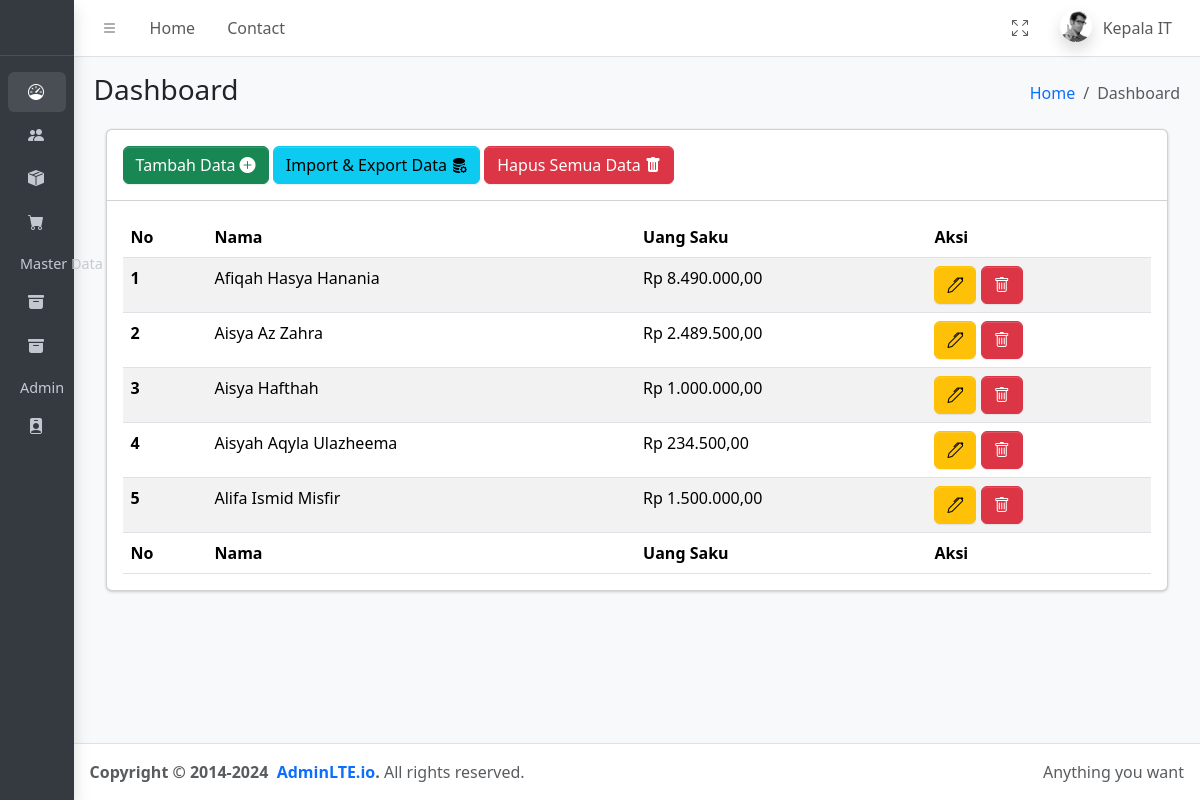
/index.php?page=uang-saku (signed in), run on the app's committed database.
### tables this page shows
CREATE TABLE `users` (
  `id` int(11) NOT NULL,
  `nama` varchar(100) NOT NULL,
  `jenis_kelamin` enum('L','P') NOT NULL,
  `username` varchar(50) NOT NULL,
  `password` varchar(255) NOT NULL,
  `role_id` int(11) NOT NULL
);

CREATE TABLE `uang_saku` (
  `id` int(11) NOT NULL,
  `siswa_id` int(11) NOT NULL,
  `saldo` float NOT NULL
);

CREATE TABLE `siswa` (
  `id` int(20) NOT NULL,
  `kode` varchar(50) NOT NULL,
  `nis` int(11) NOT NULL,
  `nama` varchar(60) NOT NULL,
  `alamat` text DEFAULT NULL,
  `jenis_kelamin` enum('L','P') NOT NULL,
  `jenjang_id` int(11) NOT NULL,
  `kelas_id` int(11) NOT NULL,
  `status_id` int(11) NOT NULL,
  `foto` text DEFAULT NULL
);

### config/function.php (called while the page is built, shortened)
<?php
    function rupiah($angka) {
        $hasil = 'Rp ' . number_format($angka, 2, ",", ".");
        return $hasil;
    }
?>

### pages/keuangan/uangSaku/read.php (the view, shortened to what this page needs)
<section class="content">
    <div class="container-fluid">
      <div class="row">
        <div class="col-12">
          <div class="card">
            <div class="card-header">
              <a href="?page=tambah-uang-saku" class="btn btn-success">Tambah Data <i class="bi bi-plus-circle-fill"></i></a>
              <a href="?page=import-uang-saku" class="btn btn-info">Import & Export Data <i class="bi bi-database-fill-gear"></i></a>
              <a href="#" onclick="confirmDelete('?page=hapus-semua-uang-saku')" class="btn btn-danger">Hapus Semua Data <i class="bi bi-trash-fill"></i></a>
            </div>
            <div class="card-body">
              <table id="myTable" class="display table table-striped">
                <thead>
                  <tr>
                    <th>No</th>
                    <th>Nama</th>
                    <th>Uang Saku</th>
                    <th>Aksi</th>
                  </tr>
                </thead>
                <tbody>
                  <?php
                    $database = new Database();
                    $db = $database->getConnection();
                    $selectSql = "SELECT US.*, S.nama FROM uang_saku US LEFT JOIN siswa S ON US.siswa_id=S.id";
                    $stmt = $db->prepare($selectSql);
                    $stmt->execute();
                    $no = 1;
                    while ($row = $stmt->fetch(PDO::FETCH_ASSOC)){
                  ?>
                  <tr>
                    <th scope="row"><?php echo $no++ ?></th>
                    <td><?php echo $row['nama'] ?></td>
                    <td><?php echo rupiah($row['saldo']) ?></td>
                    <td>
                      <a href="?page=edit-uang-saku&id=<?php echo $row['id']?>" class="btn btn-warning"><i class="bi bi-pen"></i></a>
                      <a href="#" onclick="confirmDelete('?page=hapus-uang-saku&id=<?php echo $row['id']?>')" class="btn btn-danger"><i class="bi bi-trash"></i></a>
                    </td>
                  </tr>
                  <?php } ?>
                </tbody>
                <tfoot>
                  <tr>
                    <th>No</th>
                    <th>Nama</th>
                    <th>Uang Saku</th>
                    <th>Aksi</th>
                  </tr>
                </tfoot>
              </table>
            </div>
          </div>
        </div>
      </div>
    </div>
  </section>

### index.php (shortened to what this page needs)
<?php
include 'config/function.php';
$database = new Database();
$db = $database->getConnection();
$user_id = $_SESSION['user_id'];
$userSQL = "SELECT u.*, r.role FROM users u JOIN role r ON u.role_id = r.id WHERE u.id = :user_id";
$stmt = $db->prepare($userSQL);
$stmt->bindParam(':user_id', $user_id);
$stmt->execute();
$users = $stmt->fetch(PDO::FETCH_ASSOC);
$username = htmlspecialchars($users['nama']);
$role = htmlspecialchars($users['role']);
?>
<!DOCTYPE html>
<html lang="en">
<head>
    <link rel="stylesheet" href="https://cdn.jsdelivr.net/npm/@fontsource/source-sans-3@5.0.12/index.css">
    <link rel="stylesheet" href="https://cdn.jsdelivr.net/npm/overlayscrollbars@2.3.0/styles/overlayscrollbars.min.css">
    <link rel="stylesheet" href="https://cdn.jsdelivr.net/npm/bootstrap-icons@1.11.0/font/bootstrap-icons.min.css">
    <link rel="stylesheet" href="assets/dist/css/adminlte.css">
    <link rel="stylesheet" href="https://cdn.jsdelivr.net/npm/apexcharts@3.37.1/dist/apexcharts.css">
    <link rel="stylesheet" href="https://cdn.jsdelivr.net/npm/jsvectormap@1.5.3/dist/css/jsvectormap.min.css">
    <link rel="stylesheet" href="https://cdn.datatables.net/2.1.3/css/dataTables.bootstrap5.css">
    <link rel="stylesheet" href="assets/css/style.css">
</head>
<body class="layout-fixed sidebar-expand-lg sidebar-mini sidebar-collapse bg-body-tertiary">
    <div class="app-wrapper">
        <?php include 'partials/navbar.php'; ?>
        <?php include 'partials/sidebar.php'; ?>
        <main class="app-main">
            <div class="app-content-header no-print">
                <div class="container-fluid">
                    <div class="row">
                        <div class="col-sm-6">
                            <h3 class="mb-0">Dashboard</h3>
                        </div>
                        <div class="col-sm-6">
                            <ol class="breadcrumb float-sm-end">
                                <li class="breadcrumb-item"><a href="#">Home</a></li>
                                <li class="breadcrumb-item active" aria-current="page">Dashboard</li>
                            </ol>
                        </div>
                    </div>
                </div>
            </div>
            <div class="app-content">
                <div class="container-fluid">
                    <?php include 'routes.php'; ?>
                </div>
            </div>
        </main>
        <?php include 'partials/footer.php'; ?>
    </div>
</body>
</html>

### partials/navbar.php (shortened to what this page needs)
<nav class="app-header navbar navbar-expand bg-body">
    <div class="container-fluid">
        <ul class="navbar-nav">
            <li class="nav-item"> <a class="nav-link" data-lte-toggle="sidebar" href="#" role="button"> <i class="bi bi-list"></i> </a> </li>
            <li class="nav-item d-none d-md-block"> <a href="#" class="nav-link">Home</a> </li>
            <li class="nav-item d-none d-md-block"> <a href="#" class="nav-link">Contact</a> </li>
        </ul>
        <ul class="navbar-nav ms-auto">
            <li class="nav-item">
                <a class="nav-link" href="#" data-lte-toggle="fullscreen">
                    <i data-lte-icon="maximize" class="bi bi-arrows-fullscreen"></i>
                </a>
            </li>
            <li class="nav-item dropdown user-menu">
                <a href="#" class="nav-link dropdown-toggle" data-bs-toggle="dropdown">
                    <img src="assets/dist/assets/img/user2-160x160.jpg" class="user-image rounded-circle shadow" alt="User Image">
                    <span class="d-none d-md-inline"><?php echo $username ?></span>
                </a>
            </li>
        </ul>
    </div>
</nav>

### partials/sidebar.php (shortened to what this page needs)
<aside class="app-sidebar bg-body-secondary shadow no-print" data-bs-theme="dark">
    <div class="sidebar-brand">
        <a href="?page=home" class="brand-link">
            <img src="assets/image/logoats3.png" alt="AdminLTE Logo" class="brand-image opacity-75 shadow">
        </a>
    </div>
    <div class="sidebar-wrapper">
        <nav class="mt-2">
            <ul class="nav sidebar-menu flex-column" data-lte-toggle="treeview" role="menu" data-accordion="false">
                <li class="nav-item">
                    <a href="?page=home" class="nav-link active">
                        <i class="nav-icon bi bi-speedometer"></i>
                    </a>
                </li>
                <?php if($role == 'Admin' || $role == 'Keuangan' || $role == 'Operator'): ?>
                <li class="nav-item">
                    <a href="?page=siswa" class="nav-link">
                        <i class="nav-icon bi bi-people-fill"></i>
                    </a>
                </li>
                <?php endif; ?>
                <?php if($role == 'Admin' || $role == 'Keuangan'): ?>
                <li class="nav-item">
                    <a href="#" class="nav-link">
                        <i class="nav-icon bi bi-box-seam-fill"></i>
                    </a>
                </li>
                <?php endif; ?>
                <?php if($role == 'Admin' || $role == 'Kasir'): ?>
                <li class="nav-item">
                    <a href="#" class="nav-link">
                        <i class="nav-icon bi bi-cart-fill"></i>
                    </a>
                </li>
                <?php endif ?>
                <?php if($role == 'Admin'): ?>
                <li class="nav-item">
                    <a href="#" class="nav-link">
                        <i class="nav-icon bi bi-archive-fill"></i>
                    </a>
                </li>
                <li class="nav-item">
                    <a href="#" class="nav-link">
                        <i class="nav-icon bi bi-archive-fill"></i>
                    </a>
                </li>
                <li class="nav-item">
                    <a href="#" class="nav-link">
                        <i class="nav-icon bi bi-person-badge-fill"></i>
                    </a>
                </li>
                <?php endif; ?>
            </ul>
        </nav>
    </div>
</aside>

### routes.php (shortened to what this page needs)
<?php
$page = $_GET['page'] ?? 'home';
if (array_key_exists($page, $routes)) {
    $path = $routes[$page];
    file_exists($path) ? include $path : include 'pages/404.php';
} else {
    include 'pages/404.php';
}
?>

### partials/footer.php
<footer class="app-footer no-print">
    <div class="float-end d-none d-sm-inline">Anything you want</div>   <strong>
        Copyright &copy; 2014-2024&nbsp;
        <a href="https://adminlte.io" class="text-decoration-none">AdminLTE.io</a>.
    </strong>
    All rights reserved.
</footer>

### data on the page
users: nama "Kepala IT"
uang_saku: siswa.nama "Afiqah Hasya Hanania", saldo "Rp 8.490.000,00"
uang_saku: siswa.nama "Aisya Az Zahra", saldo "Rp 2.489.500,00"
uang_saku: siswa.nama "Aisya Hafthah", saldo "Rp 1.000.000,00"
uang_saku: siswa.nama "Aisyah Aqyla Ulazheema", saldo "Rp 234.500,00"
uang_saku: siswa.nama "Alifa Ismid Misfir", saldo "Rp 1.500.000,00"
